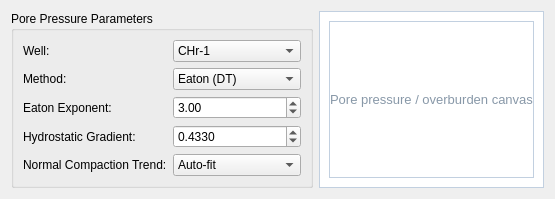
   <widget class="QWidget" name="tabPorePressure">
    <attribute name="title">
     <string>Pore Pressure</string>
    </attribute>
    <layout class="QHBoxLayout" name="layoutPP">
     <property name="spacing">
      <number>6</number>
     </property>
     <item>
      <widget class="QGroupBox" name="groupPPParams">
       <property name="title">
        <string>Pore Pressure Parameters</string>
       </property>
       <layout class="QFormLayout" name="formPP">
        <item row="0" column="0">
         <widget class="QLabel" name="auto_label_068">
          <property name="text">
           <string>Well:</string>
          </property>
         </widget>
        </item>
        <item row="0" column="1">
         <widget class="QComboBox" name="comboPPWell">
          <item>
           <property name="text">
            <string>CHr-1</string>
           </property>
          </item>
         </widget>
        </item>
        <item row="1" column="0">
         <widget class="QLabel" name="auto_label_069">
          <property name="text">
           <string>Method:</string>
          </property>
         </widget>
        </item>
        <item row="1" column="1">
         <widget class="QComboBox" name="comboPPMethod">
          <item>
           <property name="text">
            <string>Eaton (DT)</string>
           </property>
          </item>
          <item>
           <property name="text">
            <string>Eaton (Resistivity)</string>
           </property>
          </item>
          <item>
           <property name="text">
            <string>Bowers</string>
           </property>
          </item>
          <item>
           <property name="text">
            <string>Equivalent Depth</string>
           </property>
          </item>
         </widget>
        </item>
        <item row="2" column="0">
         <widget class="QLabel" name="auto_label_070">
          <property name="text">
           <string>Eaton Exponent:</string>
          </property>
         </widget>
        </item>
        <item row="2" column="1">
         <widget class="QDoubleSpinBox" name="spinPPEaton">
          <property name="decimals">
           <number>2</number>
          </property>
          <property name="minimum">
           <double>1.000000000000000</double>
          </property>
          <property name="maximum">
           <double>5.000000000000000</double>
          </property>
          <property name="value">
           <double>3.000000000000000</double>
          </property>
         </widget>
        </item>
        <item row="3" column="0">
         <widget class="QLabel" name="auto_label_071">
          <property name="text">
           <string>Hydrostatic Gradient:</string>
          </property>
         </widget>
        </item>
        <item row="3" column="1">
         <widget class="QDoubleSpinBox" name="spinPPHydro">
          <property name="decimals">
           <number>4</number>
          </property>
          <property name="value">
           <double>0.433000000000000</double>
          </property>
         </widget>
        </item>
        <item row="4" column="0">
         <widget class="QLabel" name="auto_label_072">
          <property name="text">
           <string>Normal Compaction Trend:</string>
          </property>
         </widget>
        </item>
        <item row="4" column="1">
         <widget class="QComboBox" name="comboPPNCT">
          <item>
           <property name="text">
            <string>Auto-fit</string>
           </property>
          </item>
          <item>
           <property name="text">
            <string>Manual</string>
           </property>
          </item>
         </widget>
        </item>
       </layout>
      </widget>
     </item>
     <item>
      <widget class="QFrame" name="framePPCanvas">
       <property name="styleSheet">
        <string>background:#FFFFFF;border:1px solid #C2D0E0;</string>
       </property>
       <property name="frameShape">
        <enum>QFrame::StyledPanel</enum>
       </property>
       <property name="frameShadow">
        <enum>QFrame::Sunken</enum>
       </property>
       <layout class="QVBoxLayout">
        <item>
         <widget class="QLabel" name="lblPPPlaceholder">
          <property name="styleSheet">
           <string>color:#8898A8;font-size:13px;</string>
          </property>
          <property name="text">
           <string>Pore pressure / overburden canvas</string>
          </property>
          <property name="alignment">
           <set>Qt::AlignCenter</set>
          </property>
         </widget>
        </item>
       </layout>
      </widget>
     </item>
    </layout>
   </widget>
